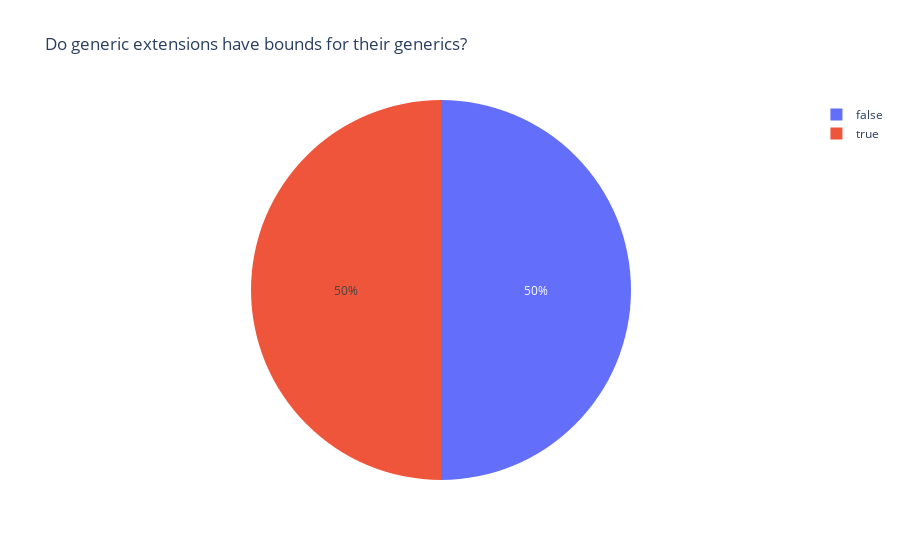

Source (notebook cell):
### Code cell
plx.pie(public[public['has type params']], names='type params have bound', title='Do generic extensions have bounds for their generics?')

### Figure 1 — Plotly figure (JSON) as saved in the notebook; plotly's stock layout.template omitted (floating-point values rounded to 4 significant figures; data arrays with more than 128 entries replaced by an {"elided": "..."} marker saying what was removed)
{"data": [{"domain": {"x": [0, 1], "y": [0, 1]}, "hovertemplate": "type params have bound=%{label}<extra></extra>", "labels": {"elided": "140 bool values"}, "legendgroup": "", "name": "", "showlegend": true, "type": "pie"}], "layout": {"legend": {"tracegroupgap": 0}, "title": {"text": "Do generic extensions have bounds for their generics?"}}}
